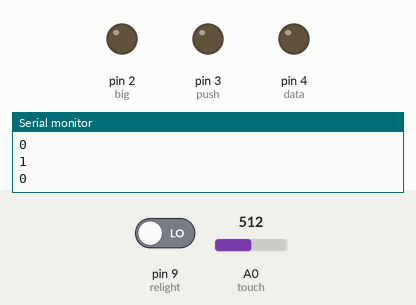
Simulated run of this sketch. Board: Arduino Uno, built with avr-gcc and run on an emulated ATmega328P. Shown: output pins drawn as LEDs (lit = HIGH), the last lines printed to the serial monitor. The inputs (shaded band) are chosen by the test bench; at power-on: pin 9 (relight) LOW, A0 (touch) = 512.

Above: at 2.8 s.
2.9 s: pin 9 (relight) driven HIGH
At 7.9 s:
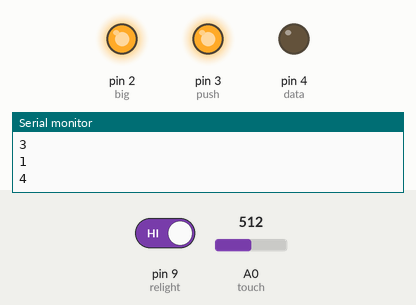
Timing chart, 0 to 9.4 s (numbered marks = the images above; inputs shaded):
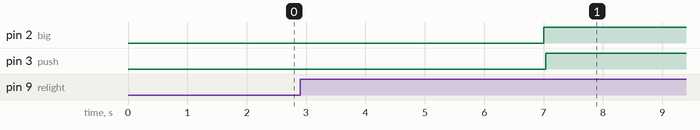

The sketch:

testing.ino
```cpp
//you can use this easy code to test if your circuit of led&ttp223 work

int big =2;  //ST
int push = 3; //SH
int data = 4; //DT

int touch = A0; //ttp223
int relight = 9; //button of changing light
int restart = 8; // turn the score to zero

long randomNumber;
int val ; //digitalRead ttp224
int score = 0; //game score
 // random number
//for debiunce
static unsigned long lastDebounceTime;
#define DEBOUNCE_DELAY 200
void setup() {
  // put your setup code here, to run once:

  pinMode(big,OUTPUT);
  pinMode(push,OUTPUT);
  pinMode(data,OUTPUT);
  pinMode(touch,INPUT);
  pinMode(relight,INPUT);
  Serial.begin(9600);
}
void putsh(int number){
  digitalWrite(push,LOW);
  digitalWrite(data,number);
  digitalWrite(push,HIGH);

}
void updateLed(){
  unsigned long currentTime = millis();
  if((currentTime - lastDebounceTime) > DEBOUNCE_DELAY){
    lastDebounceTime = currentTime;

  }
}
int k ;
void loop() {
  val = analogRead(touch);
  int Relight = digitalRead(relight);
  Serial.println(k);
  if(Relight==1){
    k+=1;
  }
  delay(1000);
  if(k>>1){
   digitalWrite(big,LOW);
    putsh(0);
    putsh(0);
    putsh(1);
    putsh(1);
    putsh(0);
    putsh(1);
    putsh(0);
    putsh(0);
    digitalWrite(big,HIGH);


  }
  if(val>>4){
    score+=1;
  Serial.println(score);
  delay(1000);
  }
}
```

Measured:
- after the input at 2.9 s, pin 2 (big), pin 3 (push): LOW → HIGH after 4.1 s
